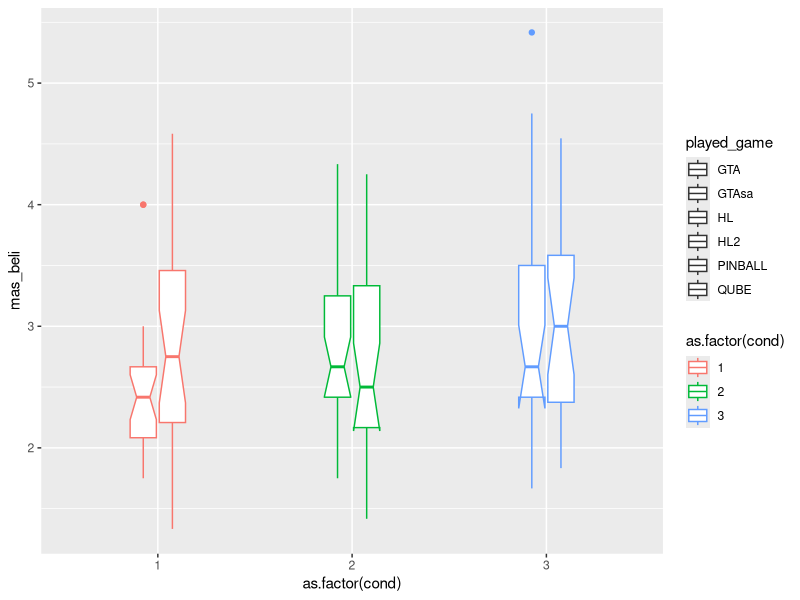
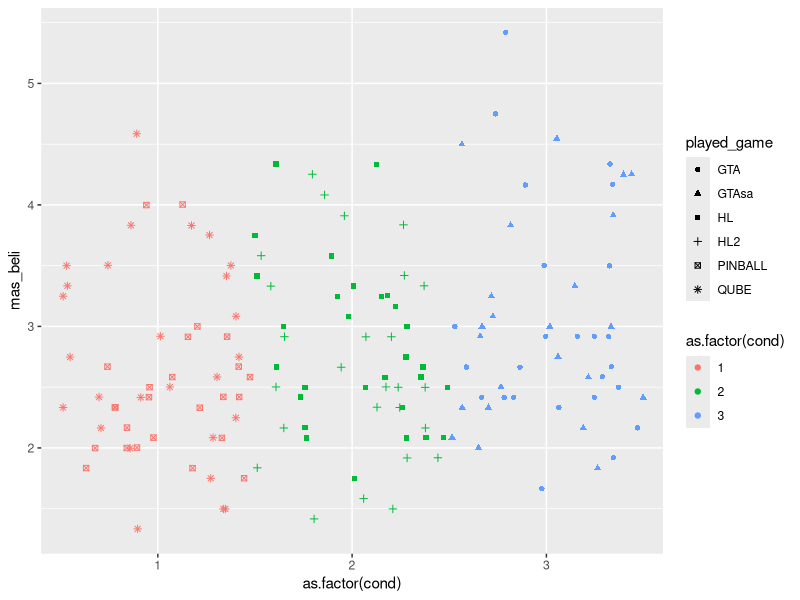
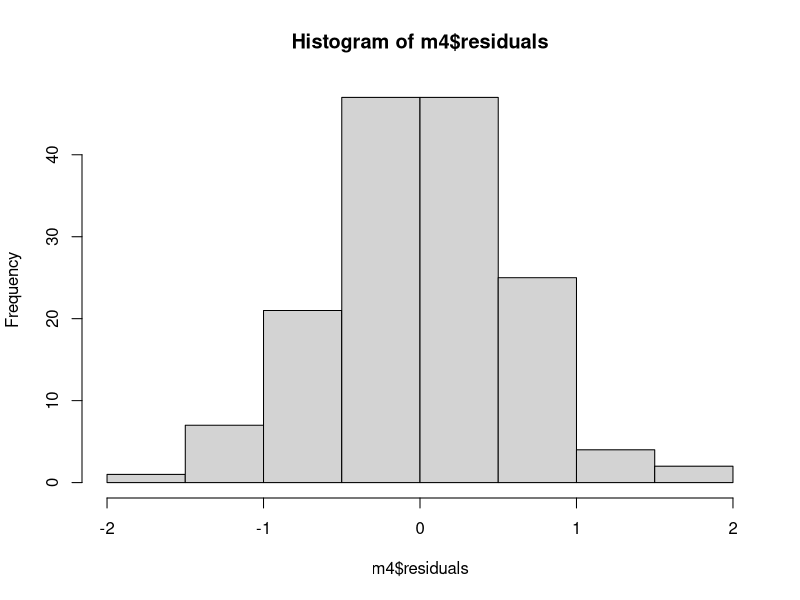
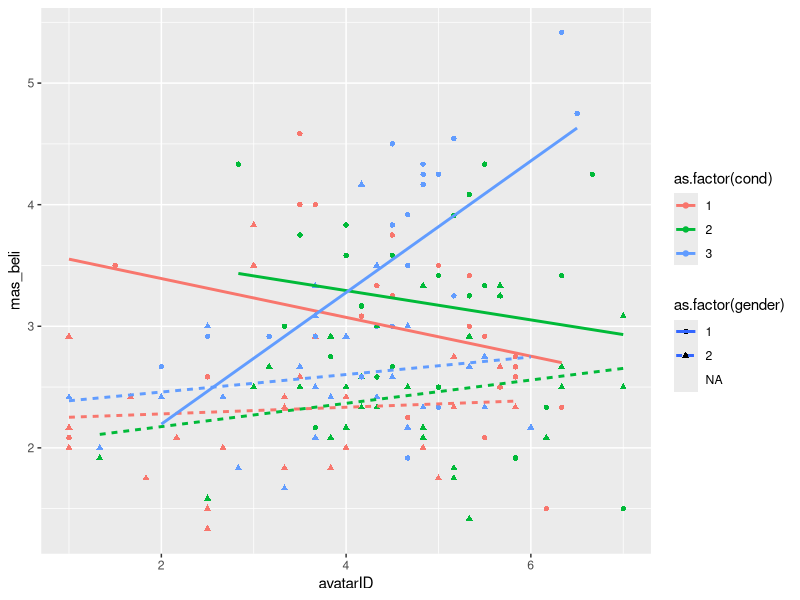
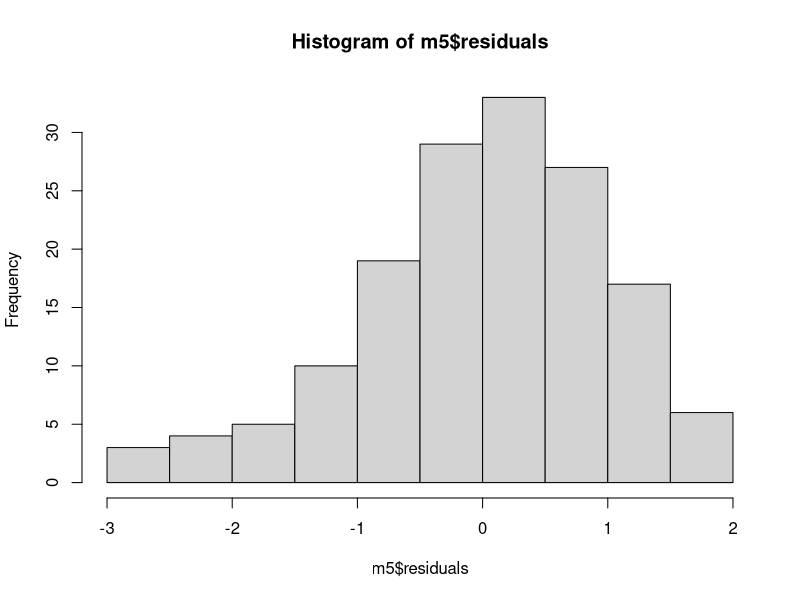
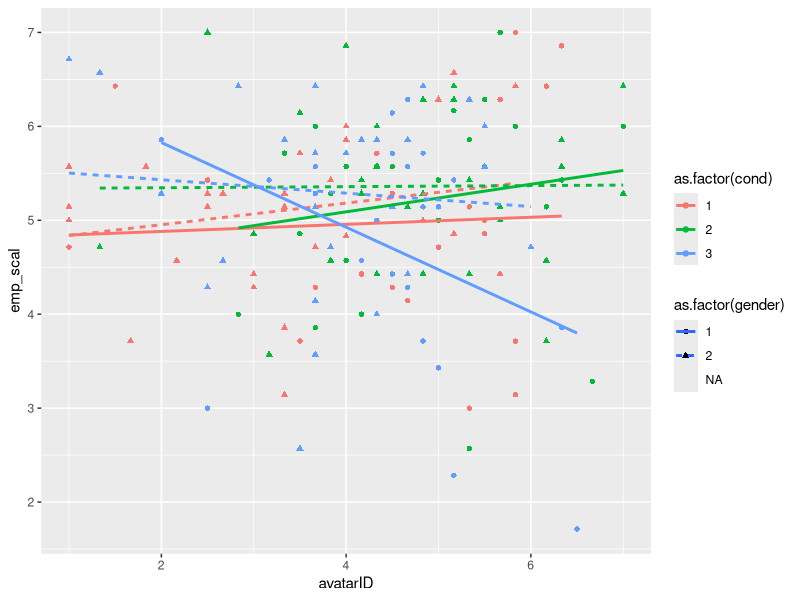
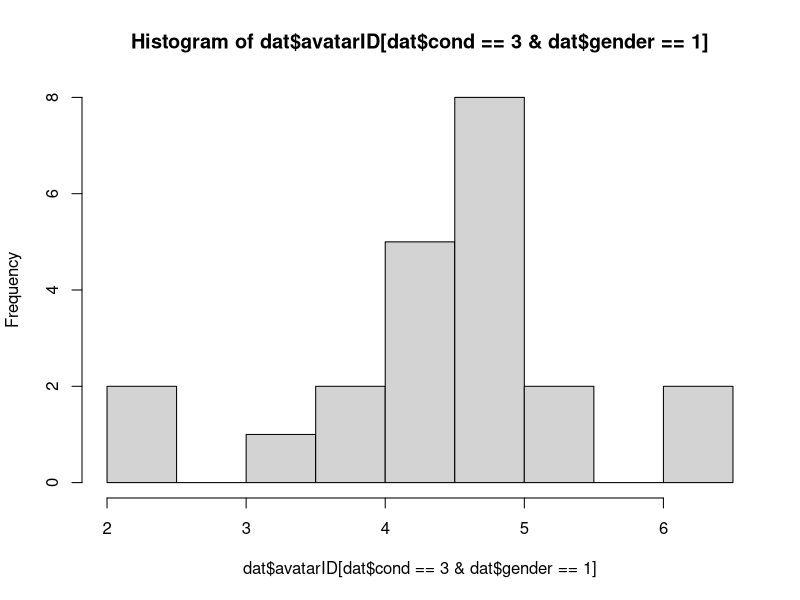
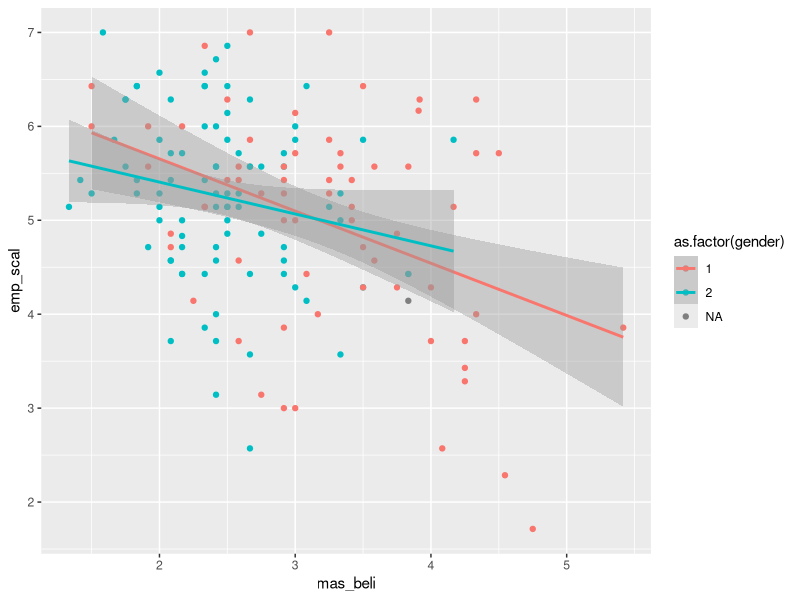

R code for these plots, in order: (Note: this script raises an error after producing the figures.)
# re-analysis of Gabbiadini et al. 2016
library(psych)
library(dplyr)
library(ggplot2)
library(lavaan)
library(car)

dat = read.csv("data_set_PLOS.csv")
table(dat$played_game, dat$condition, useNA = 'always')
table(dat$played_game, dat$cond, useNA = 'always')

# Experimental assignment
dat %>% 
  select(played_game:cond) %>% 
  distinct

# Avatar identification
dat %>% 
  select(avatar_id_embodied_presence1:avatar_id_char_empathy4) %>% 
  glimpse

# Masculine beliefs
dat %>% 
  select(MRNI1_aggr:MRNI15_restremotionality) %>% 
  glimpse

# Do these really belong together -- "demonstrate physical prowess" v 
# "use any means to 'convince' a girl to have sex"
dat %>% 
  select(MRNI1_aggr:MRNI15_restremotionality) %>% 
  psych::alpha()
# I guess so.  

# Empathy for victim?
dat %>% 
  select(Empathy_comprensione:Empathy_disinteresseR) %>% 
  glimpse

# Game rating. Was there a Game_rating_involvement1?
dat %>% 
  select(game_rating_involvement2_eccitante:game_rating_involvement3_coinvolgente) %>% 
  glimpse


# Analysis ---
# Effects of game on empathy towards women -- zilch ----
# I'm guessing "emp_scal" is their outcome -- empathy towards female violence victim
dat %>% 
  select(Empathy_comprensione:Empathy_disinteresse) %>% 
  psych::alpha(check.keys = T)

dat %>% 
  select(Empathy_comprensione:Empathy_disinteresse, emp_scal) %>% 
  cor(use = "pairwise") %>% 
  round(3)

m1 = aov(emp_scal ~ as.factor(condition), data = dat)
summary(m1)
TukeyHSD(m1) 

m1.1 = lm(emp_scal ~ cond, data = dat)
summary(m1.1)

tapply(dat$emp_scal, dat$cond, mean, na.rm = T)

# Moderated by gender?
m1.2 = lm(emp_scal ~ condition * as.factor(gender), data = dat)
summary(m1.2)
Anova(m1.2, type = 3) # No


# Effects of game on masculine beliefs ----
# ANOVA
m2 = aov(mas_beli ~ condition, data = dat)
summary(m2)
TukeyHSD(m2) # GTA differs from nonviolent, p = .03

# Linear contrast
m2.1 = lm(mas_beli ~ cond, data = dat)
summary(m2.1)

ggplot(dat, aes(x = as.factor(cond), y = mas_beli, 
                col = as.factor(cond), shape = played_game)) +
  geom_boxplot(width = .3, notch = T)

ggplot(dat, aes(x = as.factor(cond), y = mas_beli, 
                col = as.factor(cond), shape = played_game)) +
  geom_point(position = position_jitter(width = .5))

# Identification with game character ----
# Greatest identification in half-life
m3 = aov(avatarID ~ condition, data = dat)
summary(m3)
TukeyHSD(m3) # HL is greater than GTA, greater than Qube/pinball

# Our predicted 3-way interaction between game, gender, and identification ---
m4 = lm(mas_beli ~ condition*as.factor(gender)*avatarID, data = dat)
summary(m4)
hist(m4$residuals)

ggplot(dat, aes(x = avatarID, y = mas_beli, col = as.factor(cond), 
                lty = as.factor(gender), shape = as.factor(gender))) +
  geom_point() + 
  geom_smooth(method = "lm", se = F)

# Does that 3-way interaction generalize to the primary outcome? ---
m5 = lm(emp_scal ~ as.factor(cond)*as.factor(gender)*avatarID, data = dat)
summary(m5) # No it does not
hist(m5$residuals)
Anova(m5, type = 3)

ggplot(dat, aes(x = avatarID, y = emp_scal, col = as.factor(cond), 
                lty = as.factor(gender), shape = as.factor(gender))) +
  geom_point() + 
  geom_smooth(method = 'lm', se = F)

# Kinda? But not really.

# So just how many highly-identified violent male gamers are there?
hist(dat$avatarID[dat$cond == 3 & dat$gender == 1], breaks = 7)
sum(dat$avatarID[dat$cond == 3 & dat$gender == 1] > 4) # about 17
length(dat$avatarID[dat$cond == 3 & dat$gender == 1]) # out of 22

ggplot(dat, aes(x = mas_beli, y = emp_scal, col = as.factor(gender))) +
  geom_point() +
  geom_smooth(method = "lm")

# Were these two factors correlated in the control group? Yeah
dat %>% 
  filter(cond == 1) %>% 
  select(gender, mas_beli, emp_scal) %>% 
  cor(use = 'pairwise') %>% 
  round(3)

dat %>% 
  filter(cond == 1) %>% 
  ggplot(aes(x = mas_beli, y = emp_scal, col = as.factor(gender))) +
  geom_point() + 
  geom_smooth(method = "lm")

# Not sure if I'm contrast-coding this correctly
model.check = lm(emp_scal ~ mas_beli * C(as.factor(gender), "contr.treatment"), data = dat, subset = cond == 1)
summary(model.check)

# SEM ----
modelSEM = {
  "emp_scal ~ mas_beli
  mas_beli ~ cond101 + gend_con + avatad_IDcent +
              gender_codxcond101 + avatad_IDcentxgendercod + avatad_IDcentxcond101 +
              avatad_IDcentxgendercodxcond101"
}

model.sem = sem(modelSEM, data = dat)
summary(model.sem)
